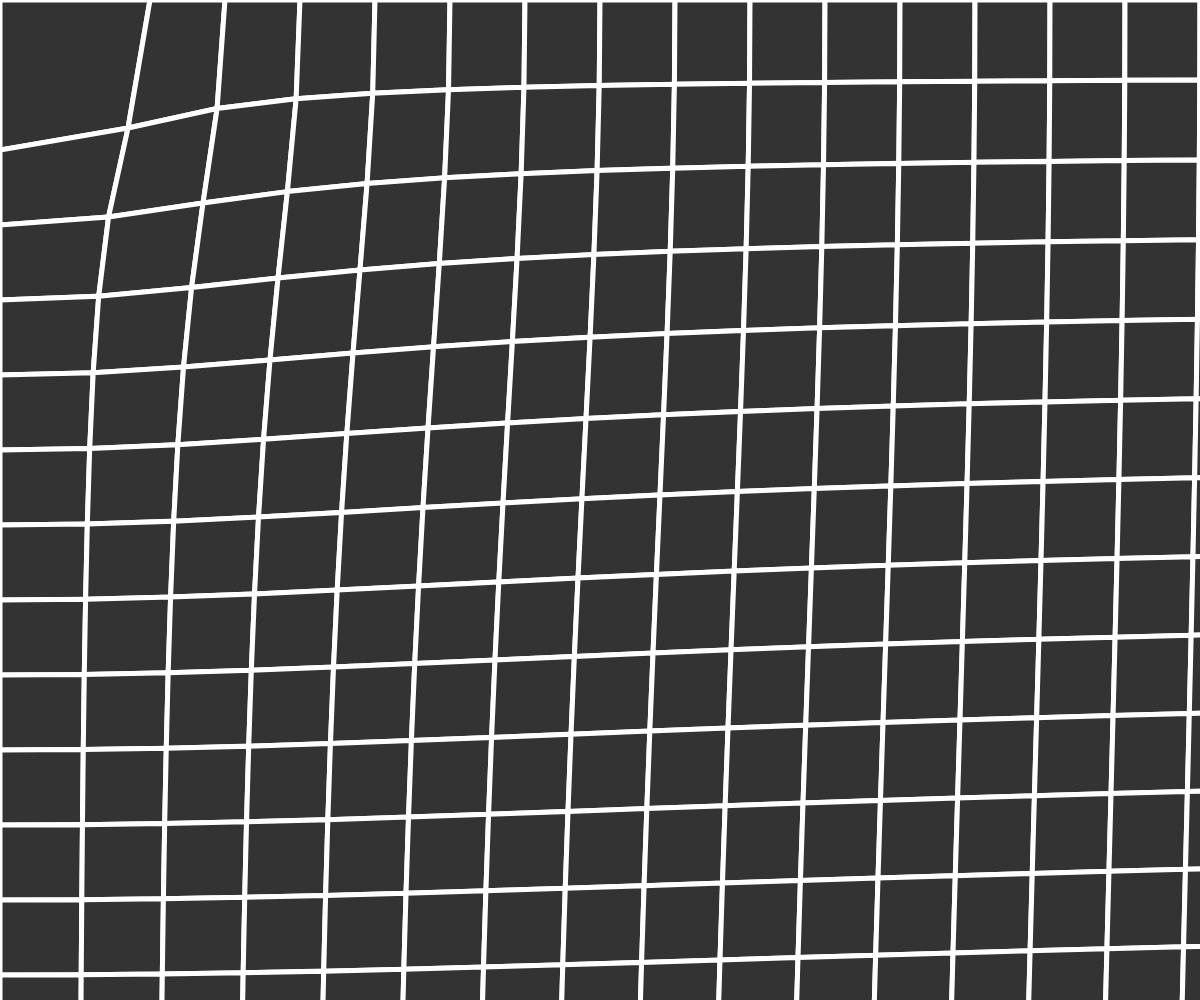
Frame 1 (no input)
Frame 60 (no input): identical to frame 1, image omitted
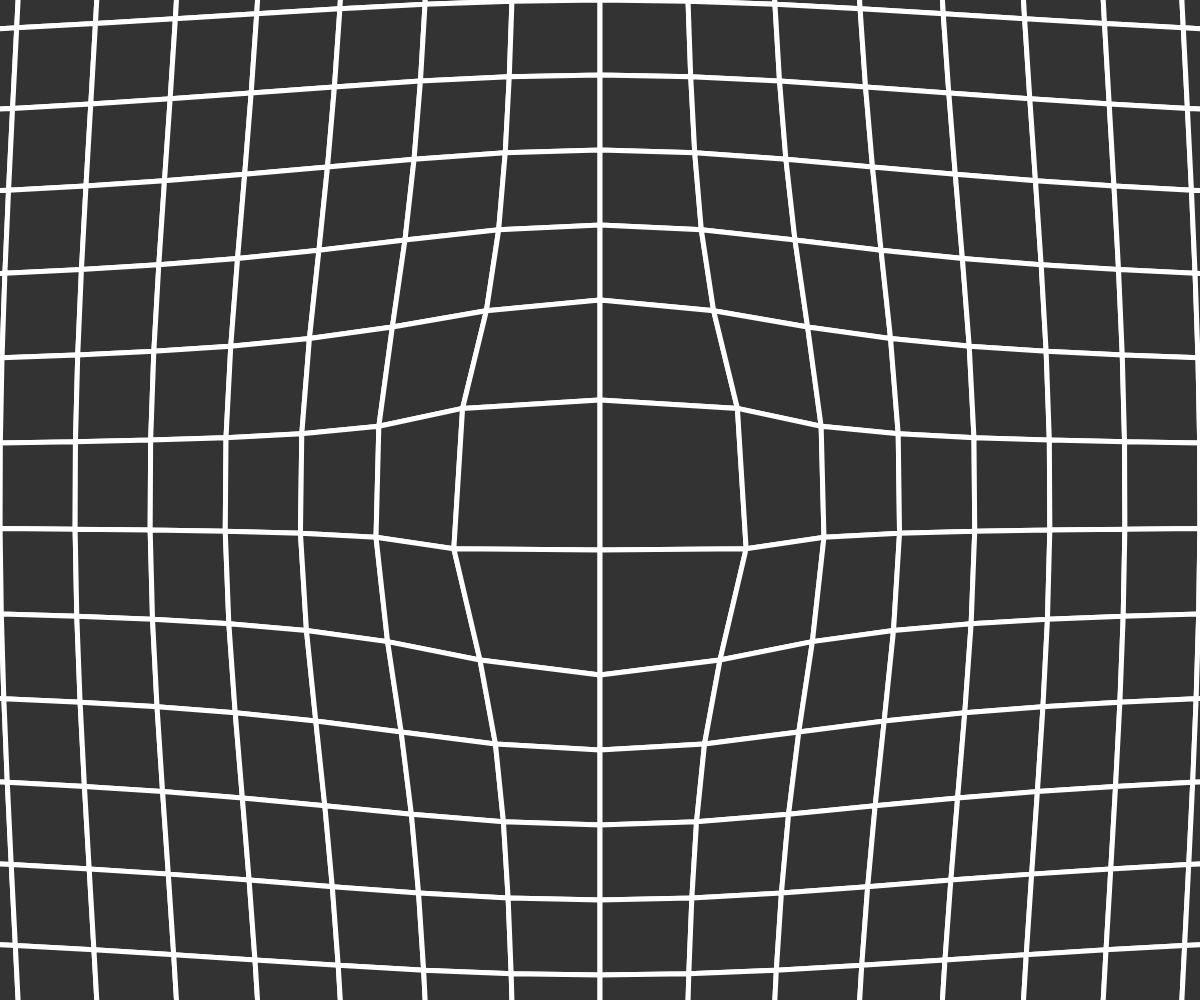
Frame 120 (the mouse pressed at the canvas centre since frame 60)

The p5.js sketch that drew these frames (run headless with seeded random() and noise() and a simulated clock; from frame 60 on, the mouse is pressed at the canvas centre):

// p5.js sketch
// ── sketch.js
function setup() {
  createCanvas(windowWidth, windowHeight);
  fill("#333333")
  stroke(255);
  strokeWeight(5);
}

function draw() {
  background("#333333");
  const lineLength = min(width, height) / 20;
  const spaceBetween = lineLength * 1.5;
  for (var x = 0; x < width; x += spaceBetween) {
    for (var y = 0; y < height; y += spaceBetween) {
      drawShape(createVector(x, y), spaceBetween, lineLength);
    }
  }
}

function drawShape(center, spaceBetween, lineLength) {
  var corners = getCorners(center, spaceBetween);
  var mousePosition = createVector(mouseX, mouseY);
  var getVectorAtPosition = function(position) {
    return getVector(position, mousePosition, lineLength)
  };
  drawQuad(corners.map(function(corner) {
    return getVectorAtPosition(corner);
  })); 
}

function drawQuad(corners) {
  quad(corners[0].x, corners[0].y, corners[1].x, corners[1].y, corners[2].x, corners[2].y, corners[3].x, corners[3].y);
}

function getVector(center, position, maxLength) {
  var distance = dist(center.x, center.y, position.x, position.y);
  var length = constrain(distance, 0, maxLength * 1.5);
  var angle = atan2(center.y - position.y, center.x - position.x);
  return createVector(center.x + cos(angle) * length, center.y + sin(angle) * length);
}

function getCorners(center, space) {
  return [
    createVector(center.x, center.y),
    createVector(center.x + space, center.y),
    createVector(center.x + space, center.y + space),
    createVector(center.x, center.y + space)
  ]
}
